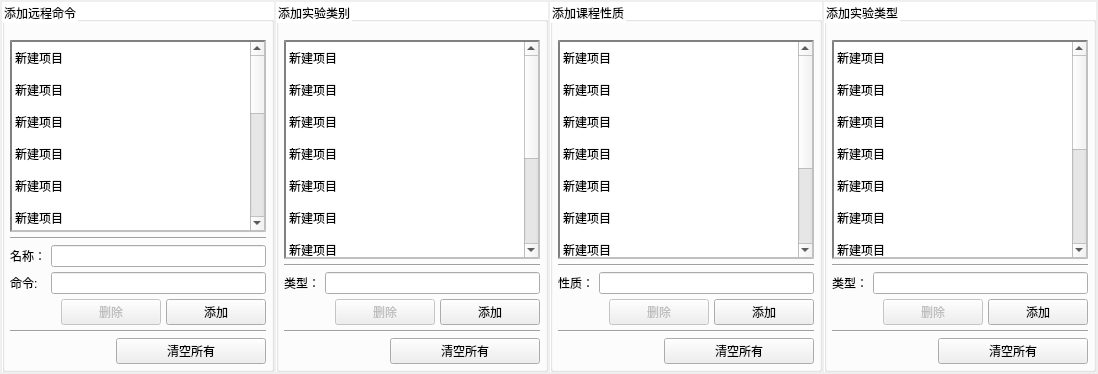
           <widget class="QWidget" name="addWidget" native="true">
            <property name="maximumSize">
             <size>
              <width>16777215</width>
              <height>16777215</height>
             </size>
            </property>
            <property name="styleSheet">
             <string notr="true"/>
            </property>
            <layout class="QHBoxLayout" name="horizontalLayout_15">
             <property name="spacing">
              <number>2</number>
             </property>
             <property name="leftMargin">
              <number>2</number>
             </property>
             <property name="topMargin">
              <number>2</number>
             </property>
             <property name="rightMargin">
              <number>2</number>
             </property>
             <property name="bottomMargin">
              <number>2</number>
             </property>
             <item>
              <widget class="QGroupBox" name="groupBox_5">
               <property name="styleSheet">
                <string notr="true">QWidget#groupBox_5
{
	background-color:white;
}</string>
               </property>
               <property name="title">
                <string>添加远程命令</string>
               </property>
               <property name="checkable">
                <bool>false</bool>
               </property>
               <layout class="QVBoxLayout" name="verticalLayout_14">
                <property name="spacing">
                 <number>5</number>
                </property>
                <property name="leftMargin">
                 <number>5</number>
                </property>
                <property name="topMargin">
                 <number>18</number>
                </property>
                <property name="rightMargin">
                 <number>5</number>
                </property>
                <property name="bottomMargin">
                 <number>5</number>
                </property>
                <item>
                 <widget class="QListWidget" name="listWidgetOrder">
                  <property name="styleSheet">
                   <string notr="true">QListWidget
{
    border:2px solid gray;   /*边界线:宽度、颜色*/
    /*background:gray;*/    /*表格背景色*/
    color:black;        /*前景色：文字颜色*/
	border-style:inset;
    /*margin:5px,5px,0px,50px;*/   /*上、下、左、右，间距*/
}


QListWidget::item
{
    padding-top:10px;
    padding-bottom:4px;
}


QListWidget::item:hover
{
    show-decoration-selected:5;
    background:skyblue;
}

QListWidget::item:selected
{
    /*border:0px;*/
    background:lightgray;
    padding:0px;
    margin:0px;
    color:red;
}

/*上次选择后保留的状态，鼠标离开后显示*/
QListWidget::item:selected:!active
{
    border-width:0px;
    background:lightgreen;
}
</string>
                  </property>
                  <property name="selectionMode">
                   <enum>QAbstractItemView::ExtendedSelection</enum>
                  </property>
                  <item>
                   <property name="text">
                    <string>新建项目</string>
                   </property>
                  </item>
                  <item>
                   <property name="text">
                    <string>新建项目</string>
                   </property>
                  </item>
                  <item>
                   <property name="text">
                    <string>新建项目</string>
                   </property>
                  </item>
                  <item>
                   <property name="text">
                    <string>新建项目</string>
                   </property>
                  </item>
                  <item>
                   <property name="text">
                    <string>新建项目</string>
                   </property>
                  </item>
                  <item>
                   <property name="text">
                    <string>新建项目</string>
                   </property>
                  </item>
                  <item>
                   <property name="text">
                    <string>新建项目</string>
                   </property>
                  </item>
                  <item>
                   <property name="text">
                    <string>新建项目</string>
                   </property>
                  </item>
                  <item>
                   <property name="text">
                    <string>新建项目</string>
                   </property>
                  </item>
                  <item>
                   <property name="text">
                    <string>新建项目</string>
                   </property>
                  </item>
                  <item>
                   <property name="text">
                    <string>新建项目</string>
                   </property>
                  </item>
                  <item>
                   <property name="text">
                    <string>新建项目</string>
                   </property>
                  </item>
                  <item>
                   <property name="text">
                    <string>新建项目</string>
                   </property>
                  </item>
                  <item>
                   <property name="text">
                    <string>新建项目</string>
                   </property>
                  </item>
                 </widget>
                </item>
                <item>
                 <widget class="Line" name="line_21">
                  <property name="orientation">
                   <enum>Qt::Horizontal</enum>
                  </property>
                 </widget>
                </item>
                <item>
                 <layout class="QGridLayout" name="gridLayout_5">
                  <item row="0" column="0">
                   <widget class="QLabel" name="label_26">
                    <property name="text">
                     <string>名称：</string>
                    </property>
                   </widget>
                  </item>
                  <item row="1" column="1">
                   <widget class="QLineEdit" name="leOrderDetail"/>
                  </item>
                  <item row="0" column="1">
                   <widget class="QLineEdit" name="leOrderName"/>
                  </item>
                  <item row="1" column="0">
                   <widget class="QLabel" name="label_27">
                    <property name="text">
                     <string>命令:</string>
                    </property>
                   </widget>
                  </item>
                  <item row="4" column="1">
                   <layout class="QHBoxLayout" name="horizontalLayout_19">
                    <item>
                     <spacer name="horizontalSpacer_14">
                      <property name="orientation">
                       <enum>Qt::Horizontal</enum>
                      </property>
                      <property name="sizeHint" stdset="0">
                       <size>
                        <width>40</width>
                        <height>20</height>
                       </size>
                      </property>
                     </spacer>
                    </item>
                    <item>
                     <widget class="QPushButton" name="pushButton_33">
                      <property name="minimumSize">
                       <size>
                        <width>150</width>
                        <height>0</height>
                       </size>
                      </property>
                      <property name="text">
                       <string>清空所有</string>
                      </property>
                     </widget>
                    </item>
                   </layout>
                  </item>
                  <item row="3" column="0" colspan="2">
                   <widget class="Line" name="line_25">
                    <property name="orientation">
                     <enum>Qt::Horizontal</enum>
                    </property>
                   </widget>
                  </item>
                  <item row="2" column="0" colspan="2">
                   <layout class="QHBoxLayout" name="horizontalLayout_18">
                    <item>
                     <spacer name="horizontalSpacer_12">
                      <property name="orientation">
                       <enum>Qt::Horizontal</enum>
                      </property>
                      <property name="sizeHint" stdset="0">
                       <size>
                        <width>40</width>
                        <height>20</height>
                       </size>
                      </property>
                     </spacer>
                    </item>
                    <item>
                     <widget class="QPushButton" name="pushButton_40">
                      <property name="enabled">
                       <bool>false</bool>
                      </property>
                      <property name="minimumSize">
                       <size>
                        <width>100</width>
                        <height>0</height>
                       </size>
                      </property>
                      <property name="text">
                       <string>删除</string>
                      </property>
                     </widget>
                    </item>
                    <item>
                     <widget class="QPushButton" name="pushButton_32">
                      <property name="minimumSize">
                       <size>
                        <width>100</width>
                        <height>0</height>
                       </size>
                      </property>
                      <property name="text">
                       <string>添加</string>
                      </property>
                     </widget>
                    </item>
                   </layout>
                  </item>
                 </layout>
                </item>
               </layout>
              </widget>
             </item>
             <item>
              <widget class="QGroupBox" name="groupBox_2">
               <property name="styleSheet">
                <string notr="true">QWidget#groupBox_2
{
	background-color:white;
}</string>
               </property>
               <property name="title">
                <string>添加实验类别</string>
               </property>
               <property name="checkable">
                <bool>false</bool>
               </property>
               <layout class="QVBoxLayout" name="verticalLayout_15">
                <property name="spacing">
                 <number>5</number>
                </property>
                <property name="leftMargin">
                 <number>5</number>
                </property>
                <property name="topMargin">
                 <number>18</number>
                </property>
                <property name="rightMargin">
                 <number>5</number>
                </property>
                <property name="bottomMargin">
                 <number>5</number>
                </property>
                <item>
                 <widget class="QListWidget" name="listWidgetType">
                  <property name="styleSheet">
                   <string notr="true">QListWidget
{
    border:2px solid gray;   /*边界线:宽度、颜色*/
    /*background:gray;*/    /*表格背景色*/
    color:black;        /*前景色：文字颜色*/
	border-style:inset;
    /*margin:5px,5px,0px,50px;*/   /*上、下、左、右，间距*/
}


QListWidget::item
{
    padding-top:10px;
    padding-bottom:4px;
}


QListWidget::item:hover
{
    show-decoration-selected:5;
    background:skyblue;
}

QListWidget::item:selected
{
    /*border:0px;*/
    background:lightgray;
    padding:0px;
    margin:0px;
    color:red;
}

/*上次选择后保留的状态，鼠标离开后显示*/
QListWidget::item:selected:!active
{
    border-width:0px;
    background:lightgreen;
}
</string>
                  </property>
                  <property name="selectionMode">
                   <enum>QAbstractItemView::ExtendedSelection</enum>
                  </property>
                  <item>
                   <property name="text">
                    <string>新建项目</string>
                   </property>
                  </item>
                  <item>
                   <property name="text">
                    <string>新建项目</string>
                   </property>
                  </item>
                  <item>
                   <property name="text">
                    <string>新建项目</string>
                   </property>
                  </item>
                  <item>
                   <property name="text">
                    <string>新建项目</string>
                   </property>
                  </item>
                  <item>
                   <property name="text">
                    <string>新建项目</string>
                   </property>
                  </item>
                  <item>
                   <property name="text">
                    <string>新建项目</string>
                   </property>
                  </item>
                  <item>
                   <property name="text">
                    <string>新建项目</string>
                   </property>
                  </item>
                  <item>
                   <property name="text">
                    <string>新建项目</string>
                   </property>
                  </item>
                  <item>
                   <property name="text">
                    <string>新建项目</string>
                   </property>
                  </item>
                  <item>
                   <property name="text">
                    <string>新建项目</string>
                   </property>
                  </item>
                  <item>
                   <property name="text">
                    <string>新建项目</string>
                   </property>
                  </item>
                 </widget>
                </item>
                <item>
                 <widget class="Line" name="line_22">
                  <property name="orientation">
                   <enum>Qt::Horizontal</enum>
                  </property>
                 </widget>
                </item>
                <item>
                 <layout class="QGridLayout" name="gridLayout_6">
                  <item row="4" column="1">
                   <layout class="QHBoxLayout" name="horizontalLayout_21">
                    <item>
                     <spacer name="horizontalSpacer_16">
                      <property name="orientation">
                       <enum>Qt::Horizontal</enum>
                      </property>
                      <property name="sizeHint" stdset="0">
                       <size>
                        <width>40</width>
                        <height>20</height>
                       </size>
                      </property>
                     </spacer>
                    </item>
                    <item>
                     <widget class="QPushButton" name="pushButton_35">
                      <property name="minimumSize">
                       <size>
                        <width>150</width>
                        <height>0</height>
                       </size>
                      </property>
                      <property name="text">
                       <string>清空所有</string>
                      </property>
                     </widget>
                    </item>
                   </layout>
                  </item>
                  <item row="0" column="0">
                   <widget class="QLabel" name="label_25">
                    <property name="text">
                     <string>类型：</string>
                    </property>
                   </widget>
                  </item>
                  <item row="0" column="1">
                   <widget class="QLineEdit" name="leEditType"/>
                  </item>
                  <item row="3" column="0" colspan="2">
                   <widget class="Line" name="line_26">
                    <property name="orientation">
                     <enum>Qt::Horizontal</enum>
                    </property>
                   </widget>
                  </item>
                  <item row="2" column="0" colspan="2">
                   <layout class="QHBoxLayout" name="horizontalLayout_20">
                    <item>
                     <spacer name="horizontalSpacer_15">
                      <property name="orientation">
                       <enum>Qt::Horizontal</enum>
                      </property>
                      <property name="sizeHint" stdset="0">
                       <size>
                        <width>40</width>
                        <height>20</height>
                       </size>
                      </property>
                     </spacer>
                    </item>
                    <item>
                     <widget class="QPushButton" name="pushButton_41">
                      <property name="enabled">
                       <bool>false</bool>
                      </property>
                      <property name="minimumSize">
                       <size>
                        <width>100</width>
                        <height>0</height>
                       </size>
                      </property>
                      <property name="text">
                       <string>删除</string>
                      </property>
                     </widget>
                    </item>
                    <item>
                     <widget class="QPushButton" name="pushButton_34">
                      <property name="minimumSize">
                       <size>
                        <width>100</width>
                        <height>0</height>
                       </size>
                      </property>
                      <property name="text">
                       <string>添加</string>
                      </property>
                     </widget>
                    </item>
                   </layout>
                  </item>
                 </layout>
                </item>
               </layout>
              </widget>
             </item>
             <item>
              <widget class="QGroupBox" name="groupBox_4">
               <property name="styleSheet">
                <string notr="true">QWidget#groupBox_4
{
	background-color:white;
}</string>
               </property>
               <property name="title">
                <string>添加课程性质</string>
               </property>
               <property name="checkable">
                <bool>false</bool>
               </property>
               <layout class="QVBoxLayout" name="verticalLayout_16">
                <property name="spacing">
                 <number>5</number>
                </property>
                <property name="leftMargin">
                 <number>5</number>
                </property>
                <property name="topMargin">
                 <number>18</number>
                </property>
                <property name="rightMargin">
                 <number>5</number>
                </property>
                <property name="bottomMargin">
                 <number>5</number>
                </property>
                <item>
                 <widget class="QListWidget" name="listWidgetRequire">
                  <property name="styleSheet">
                   <string notr="true">QListWidget
{
    border:2px solid gray;   /*边界线:宽度、颜色*/
    /*background:gray;*/    /*表格背景色*/
    color:black;        /*前景色：文字颜色*/
	border-style:inset;
    /*margin:5px,5px,0px,50px;*/   /*上、下、左、右，间距*/
}


QListWidget::item
{
    padding-top:10px;
    padding-bottom:4px;
}


QListWidget::item:hover
{
    show-decoration-selected:5;
    background:skyblue;
}

QListWidget::item:selected
{
    /*border:0px;*/
    background:lightgray;
    padding:0px;
    margin:0px;
    color:red;
}

/*上次选择后保留的状态，鼠标离开后显示*/
QListWidget::item:selected:!active
{
    border-width:0px;
    background:lightgreen;
}
</string>
                  </property>
                  <property name="selectionMode">
                   <enum>QAbstractItemView::ExtendedSelection</enum>
                  </property>
                  <item>
                   <property name="text">
                    <string>新建项目</string>
                   </property>
                  </item>
                  <item>
                   <property name="text">
                    <string>新建项目</string>
                   </property>
                  </item>
                  <item>
                   <property name="text">
                    <string>新建项目</string>
                   </property>
                  </item>
                  <item>
                   <property name="text">
                    <string>新建项目</string>
                   </property>
                  </item>
                  <item>
                   <property name="text">
                    <string>新建项目</string>
                   </property>
                  </item>
                  <item>
                   <property name="text">
                    <string>新建项目</string>
                   </property>
                  </item>
                  <item>
                   <property name="text">
                    <string>新建项目</string>
                   </property>
                  </item>
                  <item>
                   <property name="text">
                    <string>新建项目</string>
                   </property>
                  </item>
                  <item>
                   <property name="text">
                    <string>新建项目</string>
                   </property>
                  </item>
                  <item>
                   <property name="text">
                    <string>新建项目</string>
                   </property>
                  </item>
                 </widget>
                </item>
                <item>
                 <widget class="Line" name="line_23">
                  <property name="orientation">
                   <enum>Qt::Horizontal</enum>
                  </property>
                 </widget>
                </item>
                <item>
                 <layout class="QGridLayout" name="gridLayout_7">
                  <item row="3" column="1">
                   <layout class="QHBoxLayout" name="horizontalLayout_22">
                    <item>
                     <spacer name="horizontalSpacer_17">
                      <property name="orientation">
                       <enum>Qt::Horizontal</enum>
                      </property>
                      <property name="sizeHint" stdset="0">
                       <size>
                        <width>40</width>
                        <height>20</height>
                       </size>
                      </property>
                     </spacer>
                    </item>
                    <item>
                     <widget class="QPushButton" name="pushButton_37">
                      <property name="minimumSize">
                       <size>
                        <width>150</width>
                        <height>0</height>
                       </size>
                      </property>
                      <property name="text">
                       <string>清空所有</string>
                      </property>
                     </widget>
                    </item>
                   </layout>
                  </item>
                  <item row="0" column="0">
                   <widget class="QLabel" name="label_28">
                    <property name="text">
                     <string>性质：</string>
                    </property>
                   </widget>
                  </item>
                  <item row="0" column="1">
                   <widget class="QLineEdit" name="leEditRequire"/>
                  </item>
                  <item row="2" column="0" colspan="2">
                   <widget class="Line" name="line_27">
                    <property name="orientation">
                     <enum>Qt::Horizontal</enum>
                    </property>
                   </widget>
                  </item>
                  <item row="1" column="0" colspan="2">
                   <layout class="QHBoxLayout" name="horizontalLayout_23">
                    <item>
                     <spacer name="horizontalSpacer_18">
                      <property name="orientation">
                       <enum>Qt::Horizontal</enum>
                      </property>
                      <property name="sizeHint" stdset="0">
                       <size>
                        <width>40</width>
                        <height>20</height>
                       </size>
                      </property>
                     </spacer>
                    </item>
                    <item>
                     <widget class="QPushButton" name="pushButton_42">
                      <property name="enabled">
                       <bool>false</bool>
                      </property>
                      <property name="minimumSize">
                       <size>
                        <width>100</width>
                        <height>0</height>
                       </size>
                      </property>
                      <property name="text">
                       <string>删除</string>
                      </property>
                     </widget>
                    </item>
                    <item>
                     <widget class="QPushButton" name="pushButton_36">
                      <property name="minimumSize">
                       <size>
                        <width>100</width>
                        <height>0</height>
                       </size>
                      </property>
                      <property name="text">
                       <string>添加</string>
                      </property>
                     </widget>
                    </item>
                   </layout>
                  </item>
                 </layout>
                </item>
               </layout>
              </widget>
             </item>
             <item>
              <widget class="QGroupBox" name="groupBox_3">
               <property name="styleSheet">
                <string notr="true">QWidget#groupBox_3
{
	background-color:white;
}</string>
               </property>
               <property name="title">
                <string>添加实验类型</string>
               </property>
               <property name="checkable">
                <bool>false</bool>
               </property>
               <layout class="QVBoxLayout" name="verticalLayout_17">
                <property name="spacing">
                 <number>5</number>
                </property>
                <property name="leftMargin">
                 <number>5</number>
                </property>
                <property name="topMargin">
                 <number>18</number>
                </property>
                <property name="rightMargin">
                 <number>5</number>
                </property>
                <property name="bottomMargin">
                 <number>5</number>
                </property>
                <item>
                 <widget class="QListWidget" name="listWidgetCategory">
                  <property name="styleSheet">
                   <string notr="true">QListWidget
{
    border:2px solid gray;   /*边界线:宽度、颜色*/
    /*background:gray;*/    /*表格背景色*/
    color:black;        /*前景色：文字颜色*/
	border-style:inset;
    /*margin:5px,5px,0px,50px;*/   /*上、下、左、右，间距*/
}


QListWidget::item
{
    padding-top:10px;
    padding-bottom:4px;
}


QListWidget::item:hover
{
    show-decoration-selected:5;
    background:skyblue;
}

QListWidget::item:selected
{
    /*border:0px;*/
    background:lightgray;
    padding:0px;
    margin:0px;
    color:red;
}

/*上次选择后保留的状态，鼠标离开后显示*/
QListWidget::item:selected:!active
{
    border-width:0px;
    background:lightgreen;
}
</string>
                  </property>
                  <property name="selectionMode">
                   <enum>QAbstractItemView::ExtendedSelection</enum>
                  </property>
                  <item>
                   <property name="text">
                    <string>新建项目</string>
                   </property>
                  </item>
                  <item>
                   <property name="text">
                    <string>新建项目</string>
                   </property>
                  </item>
                  <item>
                   <property name="text">
                    <string>新建项目</string>
                   </property>
                  </item>
                  <item>
                   <property name="text">
                    <string>新建项目</string>
                   </property>
                  </item>
                  <item>
                   <property name="text">
                    <string>新建项目</string>
                   </property>
                  </item>
                  <item>
                   <property name="text">
                    <string>新建项目</string>
                   </property>
                  </item>
                  <item>
                   <property name="text">
                    <string>新建项目</string>
                   </property>
                  </item>
                  <item>
                   <property name="text">
                    <string>新建项目</string>
                   </property>
                  </item>
                  <item>
                   <property name="text">
                    <string>新建项目</string>
                   </property>
                  </item>
                  <item>
                   <property name="text">
                    <string>新建项目</string>
                   </property>
                  </item>
                  <item>
                   <property name="text">
                    <string>新建项目</string>
                   </property>
                  </item>
                  <item>
                   <property name="text">
                    <string>新建项目</string>
                   </property>
                  </item>
                 </widget>
                </item>
                <item>
                 <widget class="Line" name="line_24">
                  <property name="orientation">
                   <enum>Qt::Horizontal</enum>
                  </property>
                 </widget>
                </item>
                <item>
                 <layout class="QGridLayout" name="gridLayout_8">
                  <item row="0" column="0">
                   <widget class="QLabel" name="label_29">
                    <property name="text">
                     <string>类型：</string>
                    </property>
                   </widget>
                  </item>
                  <item row="3" column="1">
                   <layout class="QHBoxLayout" name="horizontalLayout_24">
                    <item>
                     <spacer name="horizontalSpacer_19">
                      <property name="orientation">
                       <enum>Qt::Horizontal</enum>
                      </property>
                      <property name="sizeHint" stdset="0">
                       <size>
                        <width>40</width>
                        <height>20</height>
                       </size>
                      </property>
                     </spacer>
                    </item>
                    <item>
                     <widget class="QPushButton" name="pushButton_39">
                      <property name="minimumSize">
                       <size>
                        <width>150</width>
                        <height>0</height>
                       </size>
                      </property>
                      <property name="text">
                       <string>清空所有</string>
                      </property>
                     </widget>
                    </item>
                   </layout>
                  </item>
                  <item row="2" column="0" colspan="2">
                   <widget class="Line" name="line_28">
                    <property name="orientation">
                     <enum>Qt::Horizontal</enum>
                    </property>
                   </widget>
                  </item>
                  <item row="1" column="0" colspan="2">
                   <layout class="QHBoxLayout" name="horizontalLayout_26">
                    <item>
                     <spacer name="horizontalSpacer_20">
                      <property name="orientation">
                       <enum>Qt::Horizontal</enum>
                      </property>
                      <property name="sizeHint" stdset="0">
                       <size>
                        <width>40</width>
                        <height>20</height>
                       </size>
                      </property>
                     </spacer>
                    </item>
                    <item>
                     <widget class="QPushButton" name="pushButton_43">
                      <property name="enabled">
                       <bool>false</bool>
                      </property>
                      <property name="minimumSize">
                       <size>
                        <width>100</width>
                        <height>0</height>
                       </size>
                      </property>
                      <property name="text">
                       <string>删除</string>
                      </property>
                     </widget>
                    </item>
                    <item>
                     <widget class="QPushButton" name="pushButton_38">
                      <property name="minimumSize">
                       <size>
                        <width>100</width>
                        <height>0</height>
                       </size>
                      </property>
                      <property name="text">
                       <string>添加</string>
                      </property>
                     </widget>
                    </item>
                   </layout>
                  </item>
                  <item row="0" column="1">
                   <widget class="QLineEdit" name="leEditCategory"/>
                  </item>
                 </layout>
                </item>
               </layout>
              </widget>
             </item>
            </layout>
           </widget>
